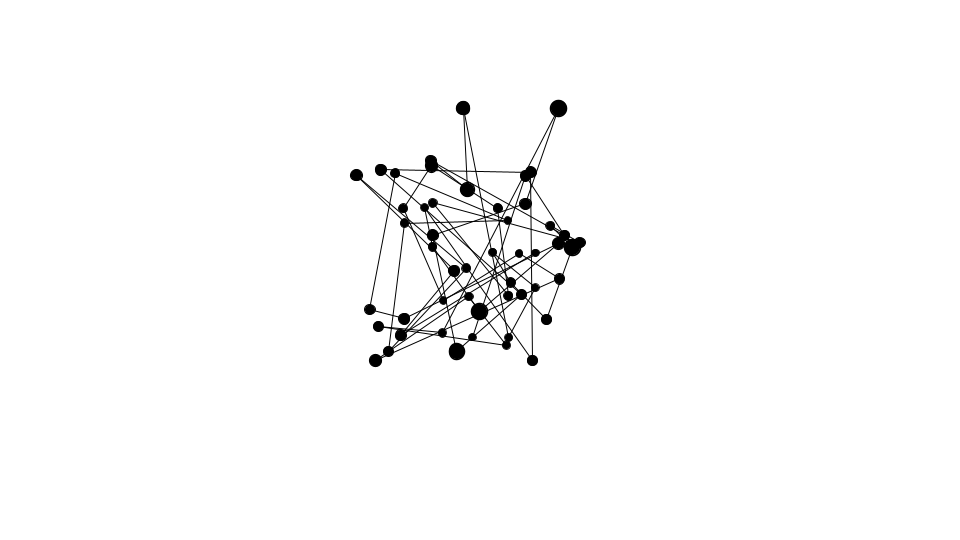
Frame 1 (no input)
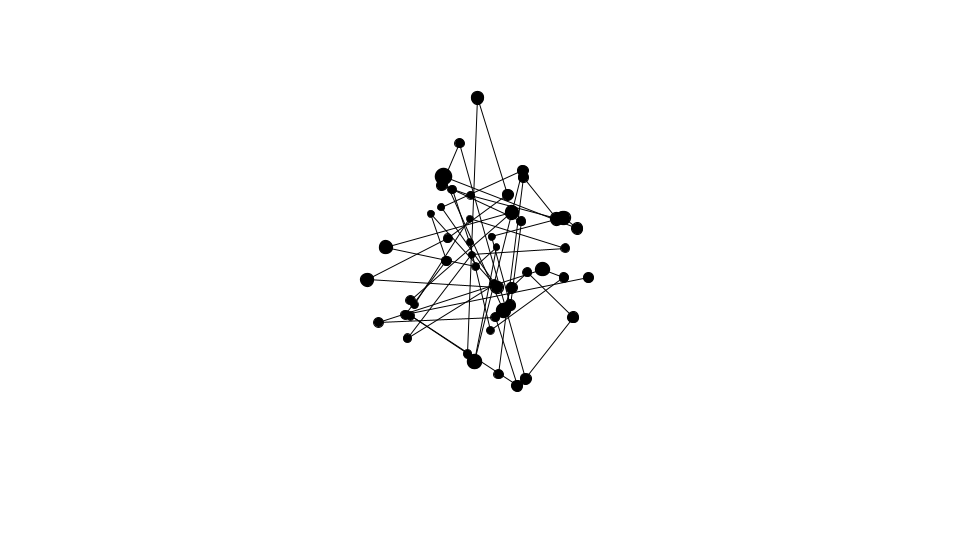
Frame 60 (the mouse pressed at the canvas centre just before this capture)
Frame 120 (the mouse held since frame 60 and released just before this capture): identical to frame 60, image omitted

The Processing sketch that drew these frames (run headless with seeded random() and noise(); from frame 60 on, the mouse is pressed at the canvas centre):

// Processing sketch: Lines3D1
// ── Lines3D1.pde
Ball3D[] balls;
static final int numBalls = 50;
float fl = 250;
float vpX = 0;
float vpY = 0;

void setup() {
  size(960, 540);
  frameRate(30);
  initialize();
}

void initialize() {
  smooth();
  vpX = width/2;
  vpY = height/2;
  balls = new Ball3D[numBalls];
  for(int i=0; i<numBalls; i++) {
    balls[i] = new Ball3D(5.0);
    balls[i].xpos = random(200) - 100;
    balls[i].ypos = random(200) - 100;
    balls[i].zpos = random(200) - 100;
    balls[i].setFillColor(color(0));   
  }
}

void draw() {
  background(255);
  float angleX = (mouseY - vpY) * 0.001;
  float angleY = (mouseX - vpX) * 0.001;
  for(int i=0; i<numBalls; i++) {
    Ball3D ball = balls[i];
    rotateX(ball, angleX);
    rotateY(ball, angleY);
    doPerspective(ball);
  }
  for(int i = 1; i < numBalls; i++) {
    line(balls[i-1].x, balls[i-1].y, balls[i].x, balls[i].y);
  }
  
  for(int i=0; i<numBalls; i++) {
    balls[i].update();
  }
}

void rotateX(Ball3D ball, float angleX) {
  float cosX = cos(angleX);
  float sinX = sin(angleX);
  float y1 = ball.ypos * cosX - ball.zpos * sinX;
  float z1 = ball.zpos * cosX + ball.ypos * sinX;
  ball.ypos = y1;
  ball.zpos = z1;
}

void rotateY(Ball3D ball, float angleY) {
  float cosY = cos(angleY);
  float sinY = sin(angleY);
  float x1 = ball.xpos * cosY - ball.zpos * sinY;
  float z1 = ball.zpos * cosY + ball.xpos * sinY;
  ball.xpos = x1;
  ball.zpos = z1;  
}

void doPerspective(Ball3D ball) {
  if(ball.zpos > -fl) {
    float scale = fl / (fl + ball.zpos);
    ball.scaleX = ball.scaleY = scale;
    ball.x = vpX + ball.xpos * scale;
    ball.y = vpY + ball.ypos * scale;
    ball.visible = true;
  }else{
    ball.visible = false;
  }
}

void sortZ() {
  for(int i=0; i<numBalls - 1; i++) {
    for(int j=numBalls-1; j>i; j--) {
      if(balls[j].zpos > balls[j-1].zpos) {
        Ball3D t = balls[j];
        balls[j] = balls[j-1];
        balls[j-1] = t;
      }
    }
  }
  for(int i=0; i<numBalls; i++) {
     Ball3D ball = balls[i];
     ball.update();
  }
}

////////////////////////////////

class Ball3D extends Sprite {
  float radius;
  float xpos = 0;
  float ypos = 0;
  float zpos = 0;
  float vx = 0;
  float vy = 0;
  float vz = 0;
  float mass = 1;
  
  Ball3D(float radius){
    super();
    this.radius = radius;
  }
  
  void draw(){
    if(dist(mouseX, mouseY, x, y) < radius) {
      isRollOver = true;
    }else{
      isRollOver = false;
    }
    ellipse(0, 0, radius*2, radius*2);
  }
}

////////////////////////////////

class Sprite extends Object {
  float x, y;
  float scaleX, scaleY;
  float width, height;
  float rotation;
  boolean visible;
  color strokeColor;
  color fillColor;
  Boolean isStroke;
  Boolean isFill;
  Boolean isRollOver;
  Boolean locked;
  float xoff, yoff;
 
  Sprite() {
    super();
    scaleX = 1.0;
    scaleY = 1.0;
    strokeColor = color(0);
    fillColor = color(0);
    isStroke = false;
    isFill = false;
    isRollOver = false;
    locked = false;
    visible = true;
  }
  
  void update() {
    if(! visible) return;
    pushMatrix();
    if(locked){
      x = mouseX - xoff;
      y = mouseY - yoff;
    }  
    translate(x, y);
    scale(scaleX, scaleY);
    rotate(rotation * PI / 180.0);
    if(isStroke) stroke(strokeColor);
    if(isFill) fill(fillColor);
    draw();
    popMatrix();
  }
  
  void setStrokeColor(color strokeColor) {
    this.strokeColor = strokeColor;
    isStroke = true;
  }
  
  void setFillColor(color fillColor) {
    this.fillColor = fillColor;
    isFill = true;
  }
  
  void startDrag() {
    if(isRollOver){
      locked = true;
      xoff = mouseX - x;
      yoff = mouseY - y;
    }
  }
  
  void stopDrag() {
    locked = false;
  }
  
  void draw() {}
}

////////////////////////////////

class Point extends Object {
  float x, y;
  
  Point(float x, float y) {
    super();
    this.x = x;
    this.y = y;
  }
}

////////////////////////////////

class Object {
  Object() {}
}
